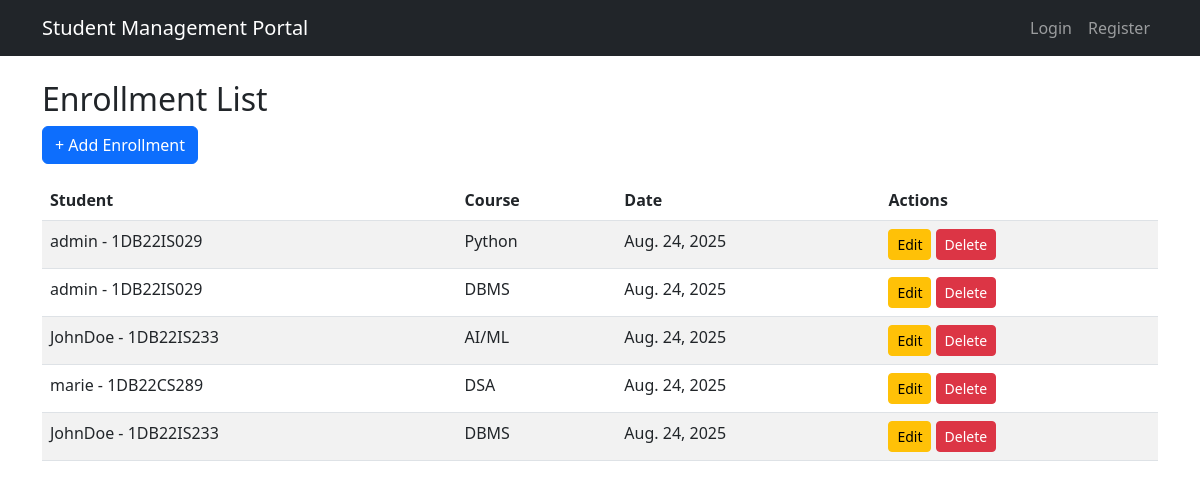
The app's page /enrollments/ with its own data.
### core/models.py (models this page shows, shortened)
class Enrollment(models.Model):
    student = models.ForeignKey(Student, on_delete=models.CASCADE)
    course = models.ForeignKey(Course, on_delete=models.CASCADE)
    date_enrolled = models.DateField(auto_now_add=True)

class Student(models.Model):
    user = models.OneToOneField(User, on_delete=models.CASCADE)
    roll_no = models.CharField(max_length=20, unique=True)
    courses = models.ManyToManyField(Course, through="Enrollment")
    def __str__(self):
        return f'{self.user.username} - {self.roll_no}'

class Course(models.Model):
    name = models.CharField(max_length=100)
    code = models.CharField(max_length=10, unique=True)
    def __str__(self):
        return self.name

### core/views.py (the view)
# urls.py: path("enrollments/", views.enrollment_list, name="enrollment_list"),
def enrollment_list(request):
    enrollments = Enrollment.objects.all()
    return render(request, "core/enrollments/enrollment_list.html", {"enrollments": enrollments})

### core/templates/core/enrollments/enrollment_list.html
{% extends "core/base.html" %}
{% block content %}
<h2>Enrollment List</h2>
<a href="{% url 'enrollment_create' %}" class="btn btn-primary mb-3">+ Add Enrollment</a>
<table class="table table-striped">
    <thead>
        <tr>
            <th>Student</th>
            <th>Course</th>
            <th>Date</th>
            <th>Actions</th>
        </tr>
    </thead>
    <tbody>
        {% for enrollment in enrollments %}
        <tr>
            <td>{{ enrollment.student }}</td>
            <td>{{ enrollment.course }}</td>
            <td>{{ enrollment.date_enrolled }}</td>
            <td>
                <a href="{% url 'enrollment_update' enrollment.pk %}" class="btn btn-warning btn-sm">Edit</a>
                <a href="{% url 'enrollment_delete' enrollment.pk %}" class="btn btn-danger btn-sm">Delete</a>
            </td>
        </tr>
        {% endfor %}
    </tbody>
</table>
{% endblock %}

### core/templates/core/base.html (shortened to what this page needs)
<!DOCTYPE html>
<html lang="en">
<head>
    <link rel="stylesheet" href="https://cdn.jsdelivr.net/npm/bootstrap@5.3.0/dist/css/bootstrap.min.css">
</head>
<body>
    <nav class="navbar navbar-expand-lg navbar-dark bg-dark mb-4">
        <div class="container">
            <a class="navbar-brand" href="{% url 'dashboard' %}">Student Management Portal</a>
            <div class="collapse navbar-collapse">
                <ul class="navbar-nav ms-auto">
                    {% if user.is_authenticated %}
                        <li class="nav-item"><a class="nav-link" href="{% url 'student_list' %}">Students</a></li>
                        <li class="nav-item"><a class="nav-link" href="{% url 'course_list' %}">Courses</a></li>
                        <li class="nav-item"><a class="nav-link" href="{% url 'logout' %}">Logout</a></li>
                    {% else %}
                        <li class="nav-item"><a class="nav-link" href="{% url 'login' %}">Login</a></li>
                        <li class="nav-item"><a class="nav-link" href="{% url 'register' %}">Register</a></li>
                    {% endif %}
                </ul>
            </div>
        </div>
    </nav>
    <div class="container">
        {% block content %}{% endblock %}
    </div>
</body>
</html>

### records on screen
Enrollment: student "admin - 1DB22IS029", course "Python", date_enrolled "Aug. 24, 2025"
Enrollment: student "admin - 1DB22IS029", course "DBMS", date_enrolled "Aug. 24, 2025"
Enrollment: student "JohnDoe - 1DB22IS233", course "AI/ML", date_enrolled "Aug. 24, 2025"
Enrollment: student "marie - 1DB22CS289", course "DSA", date_enrolled "Aug. 24, 2025"
Enrollment: student "JohnDoe - 1DB22IS233", course "DBMS", date_enrolled "Aug. 24, 2025"
